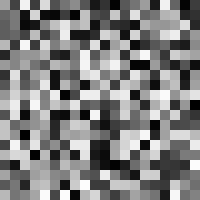
Frame 1 (no input)
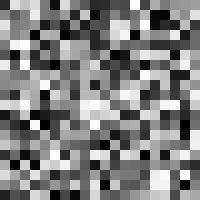
Frame 60 (the mouse pressed at the canvas centre just before this capture)
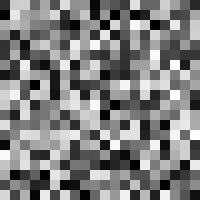
Frame 120 (the mouse held since frame 60 and released just before this capture)

The Processing sketch that drew these frames (run headless with seeded random() and noise(); from frame 60 on, the mouse is pressed at the canvas centre):

// Processing sketch: processing_137199
// ── processing_137199.pde


void setup()
{
size (200,200);
}
void draw() {
for (int y=0; y < height; y += 0){
for ( int x=0; x < width; x += 0){
fill( int(random(255)));
noStroke();
rect(x, y, 10, 10);
x+=10;}
y+=10;
 
}
}
